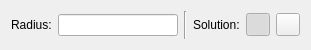
<?xml version="1.0" encoding="UTF-8"?>
<ui version="4.0">
 <class>Circle2PR</class>
 <widget class="QWidget" name="Circle2PR">
  <property name="geometry">
   <rect>
    <x>0</x>
    <y>0</y>
    <width>311</width>
    <height>50</height>
   </rect>
  </property>
  <layout class="QHBoxLayout">
   <item>
    <widget class="QLabel" name="label_2">
     <property name="text">
      <string>Radius:</string>
     </property>
     <property name="buddy">
      <cstring>Radius</cstring>
     </property>
     <property name="Shortcut" stdset="0">
      <string>,R</string>
     </property>
    </widget>
   </item>
   <item>
    <widget class="RMathLineEdit" name="Radius">
     <property name="angle" stdset="0">
      <bool>false</bool>
     </property>
     <property name="defaultUnit" stdset="0">
      <number>0</number>
     </property>
    </widget>
   </item>
   <item>
    <widget class="Line" name="line">
     <property name="orientation">
      <enum>Qt::Vertical</enum>
     </property>
    </widget>
   </item>
   <item>
    <widget class="QLabel" name="label_3">
     <property name="text">
      <string>Solution:</string>
     </property>
     <property name="Shortcut" stdset="0">
      <string>,S</string>
     </property>
     <property name="AutoFocusWidget" stdset="0">
      <string>Solution</string>
     </property>
    </widget>
   </item>
   <item>
    <widget class="QToolButton" name="Solution1">
     <property name="toolTip">
      <string>Center Left of Line P1 - P2</string>
     </property>
     <property name="icon">
      <iconset>
       <normaloff>Solution1.svg</normaloff>Solution1.svg</iconset>
     </property>
     <property name="checkable">
      <bool>true</bool>
     </property>
     <property name="checked">
      <bool>true</bool>
     </property>
     <property name="Shortcut" stdset="0">
      <string>,1</string>
     </property>
     <attribute name="buttonGroup">
      <string notr="true">Solution</string>
     </attribute>
    </widget>
   </item>
   <item>
    <widget class="QToolButton" name="Solution2">
     <property name="toolTip">
      <string>Center Right of Line P1 - P2</string>
     </property>
     <property name="icon">
      <iconset>
       <normaloff>Solution2.svg</normaloff>Solution2.svg</iconset>
     </property>
     <property name="checkable">
      <bool>true</bool>
     </property>
     <property name="Shortcut" stdset="0">
      <string>,2</string>
     </property>
     <attribute name="buttonGroup">
      <string notr="true">Solution</string>
     </attribute>
    </widget>
   </item>
  </layout>
 </widget>
 <customwidgets>
  <customwidget>
   <class>RMathLineEdit</class>
   <extends>QLineEdit</extends>
   <header>RMathLineEdit.h</header>
  </customwidget>
 </customwidgets>
 <resources/>
 <connections/>
 <buttongroups>
  <buttongroup name="Solution"/>
 </buttongroups>
</ui>
